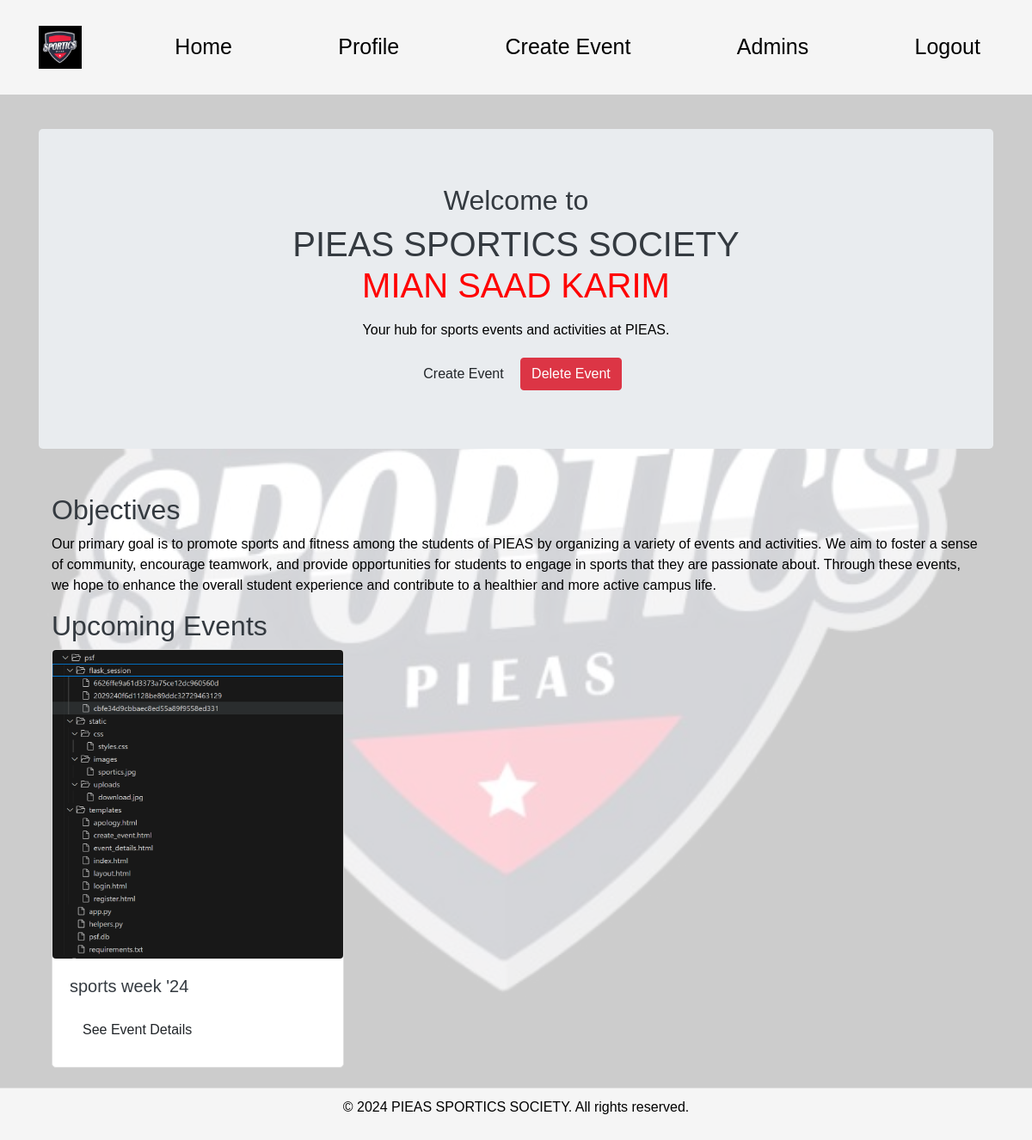
/ (signed in), run on the app's committed database.
### tables this page shows
CREATE TABLE events (
    id INTEGER PRIMARY KEY AUTOINCREMENT,
    name TEXT NOT NULL,
    description TEXT NOT NULL,
    start_date TIMESTAMP NOT NULL,
    end_date TIMESTAMP NOT NULL,
    image TEXT,
    created_on TIMESTAMP DEFAULT CURRENT_TIMESTAMP
);

### app.py (the view)
@app.route("/")
def index():
    events = db.execute("SELECT id, name, description, start_date, end_date, image FROM events")
    return render_template("index.html", events=events)

### app.py (called while the page is built)
@app.after_request
def after_request(response):
    response.headers["Cache-Control"] = "no-cache, no-store, must-revalidate"
    response.headers["Expires"] = 0
    response.headers["Pragma"] = "no-cache"
    return response

### templates/index.html (shortened to what this page needs)
{% extends "layout.html" %}
{% block content %}
    <div class="jumbotron text-center">
        <h2>Welcome to</h2>
        <h1>
            {% if session.get("username") %}
                PIEAS SPORTICS SOCIETY
                <p class="text-red">{{ session.username }}</p>
            {% else %}
                PIEAS SPORTICS SOCIETY
            {% endif %}
        </h1>
        <p>Your hub for sports events and activities at PIEAS.</p>
        {% if session.get("username") %}
            <a href="/create_event" class="btn btn-custom">Create Event</a>
            <a href="/delete_event" class="btn btn-danger">Delete Event</a>
        {% endif %}
    </div>
    <div class="container">
        <div class="row">
            <div class="col-12">
                <h2>Objectives</h2>
                <p>
                    Our primary goal is to promote sports and fitness among the students of PIEAS by organizing a variety of events and activities. We aim to foster a sense of community, encourage teamwork, and provide opportunities for students to engage in sports that they are passionate about. Through these events, we hope to enhance the overall student experience and contribute to a healthier and more active campus life.
                </p>
            </div>
        </div>
        <div class="row">
            <div class="col-12">
                <h2>Upcoming Events</h2>
            </div>
            {% for event in events %}
                <div class="col-md-4 mb-4">
                    <div class="card event-card" style="border: 1px solid #ddd; border-radius: 5px;">
                        {% if event.image %}
                            <img src="{{ url_for('static', filename='uploads/' ~ event.image) }}" class="card-img-top" alt="{{ event.name }}">
                        {% else %}
                            <img src="{{ url_for('static', filename='images/default_event.jpg') }}" class="card-img-top" alt="Default Image">
                        {% endif %}
                        <div class="card-body">
                            <h5 class="card-title">{{ event.name }}</h5>
                            <a href="/event/{{ event.id }}" class="btn btn-custom">See Event Details</a>
                        </div>
                    </div>
                </div>
            {% endfor %}
        </div>
    </div>
{% endblock %}

### static/css/styles.css (style rules this page uses)
body { background-color: #f8f9fa; font-family: 'Helvetica Neue', Arial, sans-serif; }
h1, h2, h3, h4, h5, h6 { color: #343a40; }
.btn-custom { background-color: #007bff; color: white; border: none; padding: 10px 20px; text-align: center; text-decoration: none; display: inline-block; font-size: 16px; margin: 4px 2px; cursor: pointer; border-radius: 4px; }
.event-card { margin-bottom: 20px; }
.event-card img { width: 100%; height: auto; border-radius: 4px; }
.text-red { color: red; }
.container { width: 90%; max-width: 1200px; margin: auto; padding: 20px; }

### data on the page
events: image (picture), name "sports week '24"

### other printed values
{{ session.username }} "MIAN SAAD KARIM"
